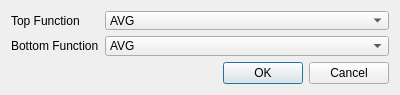
<?xml version="1.0" encoding="UTF-8"?>
<ui version="4.0">
 <class>AdaptiveTileOffsetClippingParametersDialog</class>
 <widget class="QDialog" name="AdaptiveTileOffsetClippingParametersDialog">
  <property name="windowModality">
   <enum>Qt::ApplicationModal</enum>
  </property>
  <property name="geometry">
   <rect>
    <x>0</x>
    <y>0</y>
    <width>400</width>
    <height>95</height>
   </rect>
  </property>
  <property name="minimumSize">
   <size>
    <width>400</width>
    <height>95</height>
   </size>
  </property>
  <property name="windowTitle">
   <string>Adaptive Tile Offset Clipping Parameters</string>
  </property>
  <property name="modal">
   <bool>true</bool>
  </property>
  <layout class="QGridLayout" name="gridLayout">
   <item row="0" column="0">
    <layout class="QFormLayout" name="formLayout">
     <item row="0" column="0">
      <widget class="QLabel" name="topFunctionLabel">
       <property name="text">
        <string>Top Function</string>
       </property>
      </widget>
     </item>
     <item row="0" column="1">
      <widget class="QComboBox" name="topFunctionComboBox">
       <item>
        <property name="text">
         <string>AVG</string>
        </property>
       </item>
       <item>
        <property name="text">
         <string>MIN</string>
        </property>
       </item>
      </widget>
     </item>
     <item row="1" column="0">
      <widget class="QLabel" name="bottomFunctionLabel">
       <property name="text">
        <string>Bottom Function</string>
       </property>
      </widget>
     </item>
     <item row="1" column="1">
      <widget class="QComboBox" name="bottomFunctionComboBox">
       <item>
        <property name="text">
         <string>AVG</string>
        </property>
       </item>
       <item>
        <property name="text">
         <string>MIN</string>
        </property>
       </item>
      </widget>
     </item>
    </layout>
   </item>
   <item row="1" column="0">
    <widget class="QDialogButtonBox" name="buttonBox">
     <property name="orientation">
      <enum>Qt::Horizontal</enum>
     </property>
     <property name="standardButtons">
      <set>QDialogButtonBox::Cancel|QDialogButtonBox::Ok</set>
     </property>
    </widget>
   </item>
  </layout>
 </widget>
 <resources/>
 <connections>
  <connection>
   <sender>buttonBox</sender>
   <signal>accepted()</signal>
   <receiver>AdaptiveTileOffsetClippingParametersDialog</receiver>
   <slot>accept()</slot>
   <hints>
    <hint type="sourcelabel">
     <x>248</x>
     <y>254</y>
    </hint>
    <hint type="destinationlabel">
     <x>157</x>
     <y>274</y>
    </hint>
   </hints>
  </connection>
  <connection>
   <sender>buttonBox</sender>
   <signal>rejected()</signal>
   <receiver>AdaptiveTileOffsetClippingParametersDialog</receiver>
   <slot>reject()</slot>
   <hints>
    <hint type="sourcelabel">
     <x>316</x>
     <y>260</y>
    </hint>
    <hint type="destinationlabel">
     <x>286</x>
     <y>274</y>
    </hint>
   </hints>
  </connection>
 </connections>
</ui>
